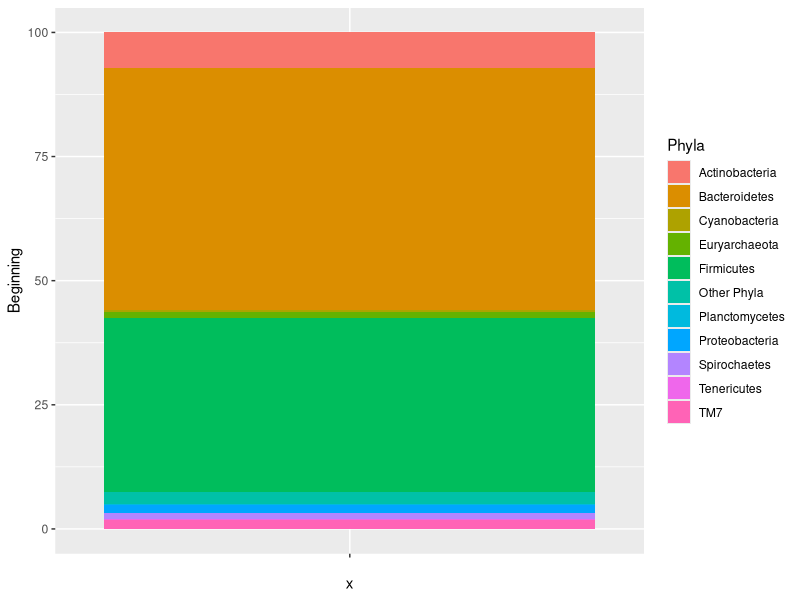
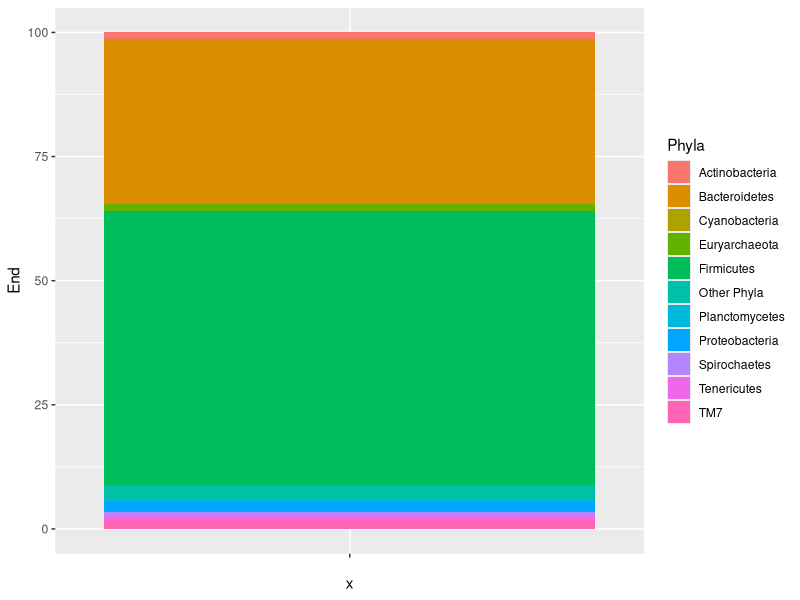

Reproduce these figures in R, in order.
## ---- chunk 1

library(readxl)
library(ggplot2)
library(dplyr)
## ---- chunk 2
setwd("~/Desktop/epid8060fall2019/MiaCarmichael-Project")
library(readxl)
rawdata <- read_excel("code/Abundant_Phyla_MADA.xlsx")
## ---- chunk 3

head(rawdata)
dplyr::glimpse(rawdata)
## ---- chunk 4

names(rawdata)[1:4]<-c("Phyla", "Beginning", "End", "P")
## ---- chunk 5

names(rawdata)
## ---- chunk 6

ggplot(rawdata,aes(x="", y=Beginning, fill=Phyla))+ geom_bar(width = 1, stat = "identity")




## ---- chunk 7

ggplot(rawdata,aes(x="", y=End, fill=Phyla))+ geom_bar(width = 1, stat = "identity")


